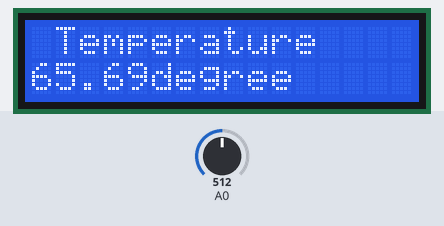
Simulated run of this sketch. Board: Arduino Uno, built with avr-gcc and run on an emulated ATmega328P. On the bench: 16×2 character LCD. The inputs (shaded band) are chosen by the test bench; at power-on: A0 = 512. What the sketch prints to the serial monitor is not drawn.

Above: at 1.2 s.
1.3 s: A0 set to 716
At 2.8 s:
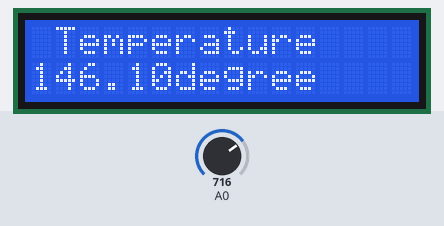
3.5 s: A0 set to 630
At 4.7 s:
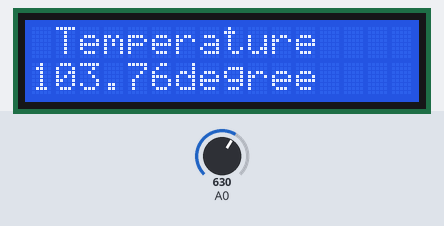
5.5 s: A0 set to 612
At 6.6 s:
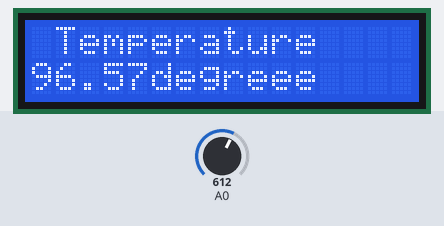
Timing chart, 0 to 8.5 s (numbered marks = the images above; inputs shaded):
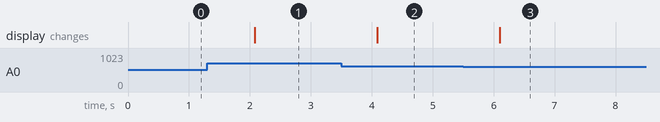

Measured:
- the behaviour switches between 621 and 620 on A0 (found by bisection; images 2 and 3)
- after the input at 1.3 s, the display: changes after 0.78 s (image 1)
- after the input at 3.5 s, the display: changes after 0.59 s (image 2)
- after the input at 5.5 s, the display: changes after 0.60 s (image 3)

The sketch:

MicroController_code.ino
```cpp
//include the library code:
#include <LiquidCrystal.h>

//initialize the library by associating any needed LCD interface pin
//with the arduino pin number it is connected to
const int rs = 12, en = 11, d4 = 5, d5 = 4, d6 = 3, d7 = 2;
LiquidCrystal lcd(rs, en, d4, d5, d6, d7);

void setup() {
  // set up the LCD's number of columns and rows:
  lcd.begin(16, 2);
  Serial.begin(9600);

}

void loop()
{
     float v = analogRead(A0);
     Serial.print(v);
     Serial.print("  ||  ");
     float volt = (v*5)/(1024);
     Serial.print(volt);
     Serial.print("  ||  ");
     float temp;
     temp= 5.5*volt*volt*volt-15*volt*volt+21*volt+19;
     float t;
     if(35<temp<47)
     {
          t= temp+2;
          Serial.println(t);
          lcd.setCursor(1,0);
          lcd.print("Temperature");
          lcd.setCursor(0,1);
          lcd.print(t);
          lcd.print("degree");
          delay(1000);
     }
     else if(78<temp<80)
     {
        t= temp+3;
          Serial.println(t);
          lcd.setCursor(1,0);
          lcd.print("Temperature");
          lcd.setCursor(0,1);
          lcd.print(t);
          lcd.print("degree");
          delay(1000);
     }
     else
     {
       t= temp;
          Serial.println(t);
          lcd.setCursor(1,0);
          lcd.print("Temperature");
          lcd.setCursor(0,1);
          lcd.print(t);
          lcd.print("degree");
          delay(1000);
     }

}
```
